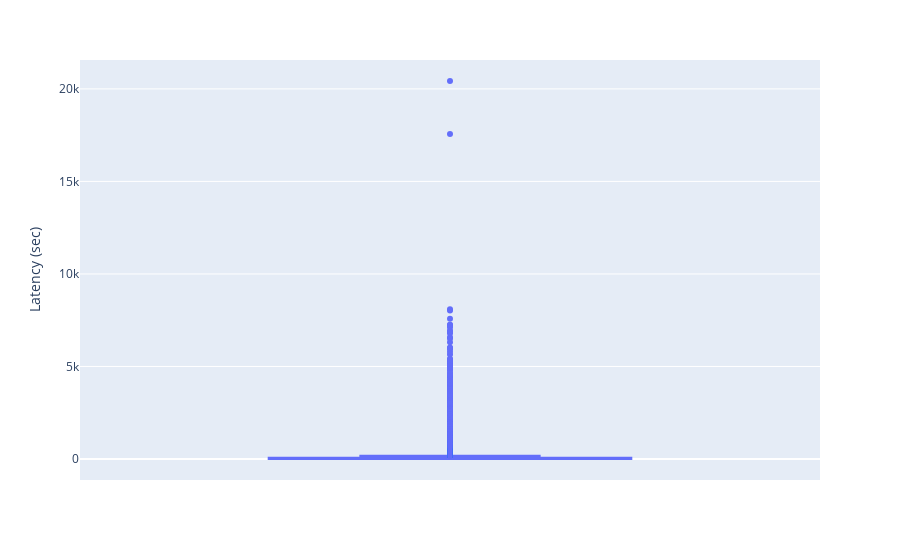
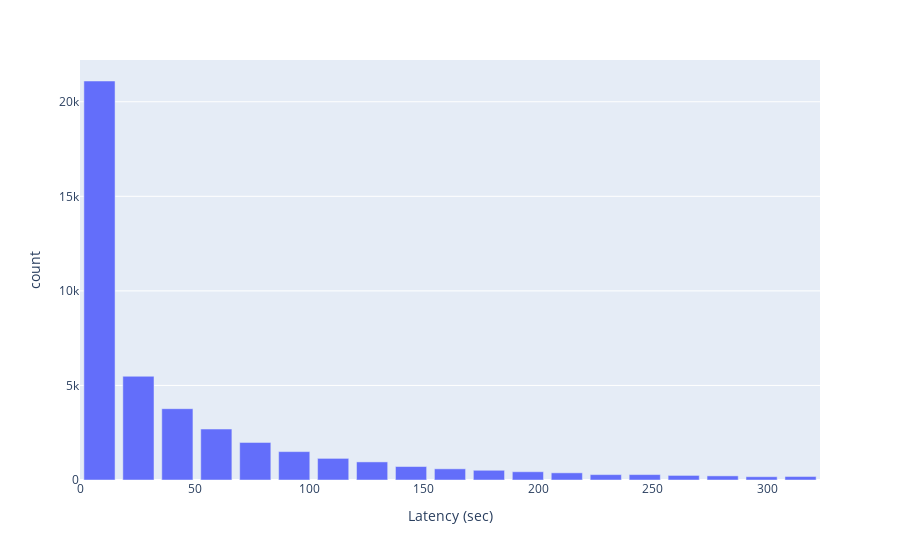

The notebook cell these images were saved under, in order:
### Code cell
# 对duration属性的箱型图-Box分析
show_value_counts_box('Latency (sec)') # 明显发现，存在不合理的异常值
show_value_counts_histogram('Latency (sec)')

### Figure 1 — Plotly figure (JSON) as saved in the notebook; plotly's stock layout.template omitted (floating-point values rounded to 4 significant figures; data arrays with more than 128 entries replaced by an {"elided": "..."} marker saying what was removed)
{"data": [{"alignmentgroup": "True", "hovertemplate": "Latency (sec)=%{y}<extra></extra>", "legendgroup": "", "marker": {"color": "#636efa"}, "name": "", "notched": false, "offsetgroup": "", "orientation": "v", "showlegend": false, "type": "box", "x0": " ", "xaxis": "x", "y": {"elided": "45002 int values"}, "y0": " ", "yaxis": "y"}], "layout": {"boxmode": "group", "legend": {"tracegroupgap": 0}, "margin": {"t": 60}, "xaxis": {"anchor": "y", "domain": [0, 1]}, "yaxis": {"anchor": "x", "domain": [0, 1], "title": {"text": "Latency (sec)"}}}}

### Figure 2 — Plotly figure (JSON) as saved in the notebook; plotly's stock layout.template omitted (floating-point values rounded to 4 significant figures)
{"data": [{"alignmentgroup": "True", "hovertemplate": "Latency (sec)=%{x}<br>count=%{y}<extra></extra>", "legendgroup": "", "marker": {"color": "#636efa"}, "name": "", "offsetgroup": "", "orientation": "v", "showlegend": false, "textposition": "auto", "type": "bar", "x": [8.5, 25.5, 42.5, 59.5, 76.5, 93.5, 110.5, 127.5, 144.5, 161.5, 178.5, 195.5, 212.5, 229.5, 246.5, 263.5, 280.5, 297.5, 314.5], "xaxis": "x", "y": [21098, 5485, 3771, 2694, 1987, 1501, 1143, 957, 712, 591, 514, 437, 379, 285, 286, 242, 218, 174, 182], "yaxis": "y"}], "layout": {"barmode": "relative", "legend": {"tracegroupgap": 0}, "margin": {"t": 60}, "xaxis": {"anchor": "y", "domain": [0, 1], "title": {"text": "Latency (sec)"}}, "yaxis": {"anchor": "x", "domain": [0, 1], "title": {"text": "count"}}}}
